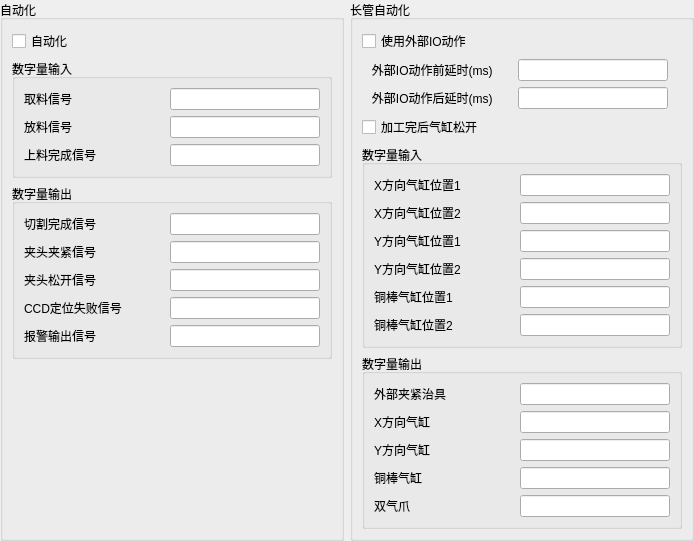
              <widget class="QWidget" name="page_Auto">
               <layout class="QGridLayout" name="gridLayout_10">
                <property name="leftMargin">
                 <number>0</number>
                </property>
                <property name="topMargin">
                 <number>0</number>
                </property>
                <property name="rightMargin">
                 <number>0</number>
                </property>
                <property name="bottomMargin">
                 <number>0</number>
                </property>
                <item row="0" column="0">
                 <widget class="QGroupBox" name="groupBox_AutoIO">
                  <property name="title">
                   <string>自动化</string>
                  </property>
                  <layout class="QFormLayout" name="formLayout_29">
                   <item row="0" column="0">
                    <widget class="QCheckBox" name="checkBox_Auto_Auto">
                     <property name="text">
                      <string>自动化</string>
                     </property>
                    </widget>
                   </item>
                   <item row="1" column="0" colspan="2">
                    <widget class="QGroupBox" name="groupBox_AutoIN">
                     <property name="title">
                      <string>数字量输入</string>
                     </property>
                     <layout class="QFormLayout" name="formLayout_49">
                      <property name="fieldGrowthPolicy">
                       <enum>QFormLayout::AllNonFixedFieldsGrow</enum>
                      </property>
                      <item row="0" column="0">
                       <widget class="QLabel" name="label_358">
                        <property name="text">
                         <string>取料信号</string>
                        </property>
                       </widget>
                      </item>
                      <item row="0" column="1">
                       <widget class="QLineEdit" name="lineEdit_AutoIN_TackOut">
                        <property name="enabled">
                         <bool>true</bool>
                        </property>
                        <property name="minimumSize">
                         <size>
                          <width>150</width>
                          <height>20</height>
                         </size>
                        </property>
                       </widget>
                      </item>
                      <item row="1" column="0">
                       <widget class="QLabel" name="label_359">
                        <property name="text">
                         <string>放料信号</string>
                        </property>
                       </widget>
                      </item>
                      <item row="1" column="1">
                       <widget class="QLineEdit" name="lineEdit_AutoIN_PutIn"/>
                      </item>
                      <item row="2" column="0">
                       <widget class="QLabel" name="label_360">
                        <property name="minimumSize">
                         <size>
                          <width>140</width>
                          <height>0</height>
                         </size>
                        </property>
                        <property name="text">
                         <string>上料完成信号</string>
                        </property>
                       </widget>
                      </item>
                      <item row="2" column="1">
                       <widget class="QLineEdit" name="lineEdit_AutoIN_Finished"/>
                      </item>
                     </layout>
                    </widget>
                   </item>
                   <item row="2" column="0" colspan="2">
                    <widget class="QGroupBox" name="groupBox_AutoOUT">
                     <property name="title">
                      <string>数字量输出</string>
                     </property>
                     <layout class="QFormLayout" name="formLayout_50">
                      <item row="0" column="0">
                       <widget class="QLabel" name="label_361">
                        <property name="minimumSize">
                         <size>
                          <width>140</width>
                          <height>0</height>
                         </size>
                        </property>
                        <property name="text">
                         <string>切割完成信号</string>
                        </property>
                       </widget>
                      </item>
                      <item row="0" column="1">
                       <widget class="QLineEdit" name="lineEdit_AutoOUT_CuttingFinished">
                        <property name="minimumSize">
                         <size>
                          <width>150</width>
                          <height>20</height>
                         </size>
                        </property>
                       </widget>
                      </item>
                      <item row="2" column="0">
                       <widget class="QLabel" name="label_362">
                        <property name="text">
                         <string>夹头松开信号</string>
                        </property>
                       </widget>
                      </item>
                      <item row="2" column="1">
                       <widget class="QLineEdit" name="lineEdit_AutoOUT_ChuckOpened">
                        <property name="enabled">
                         <bool>true</bool>
                        </property>
                       </widget>
                      </item>
                      <item row="1" column="0">
                       <widget class="QLabel" name="label_363">
                        <property name="text">
                         <string>夹头夹紧信号</string>
                        </property>
                       </widget>
                      </item>
                      <item row="1" column="1">
                       <widget class="QLineEdit" name="lineEdit_AutoOUT_ChuckClosed"/>
                      </item>
                      <item row="3" column="0">
                       <widget class="QLabel" name="label_364">
                        <property name="text">
                         <string>CCD定位失败信号</string>
                        </property>
                       </widget>
                      </item>
                      <item row="3" column="1">
                       <widget class="QLineEdit" name="lineEdit_AutoOUT_CCDFailed"/>
                      </item>
                      <item row="4" column="0">
                       <widget class="QLabel" name="label_365">
                        <property name="minimumSize">
                         <size>
                          <width>0</width>
                          <height>20</height>
                         </size>
                        </property>
                        <property name="text">
                         <string>报警输出信号</string>
                        </property>
                       </widget>
                      </item>
                      <item row="4" column="1">
                       <widget class="QLineEdit" name="lineEdit_AutoOUT_WarningOut"/>
                      </item>
                     </layout>
                    </widget>
                   </item>
                  </layout>
                 </widget>
                </item>
                <item row="0" column="1">
                 <widget class="QGroupBox" name="groupBox_LongTubeAuto">
                  <property name="title">
                   <string>长管自动化</string>
                  </property>
                  <layout class="QFormLayout" name="formLayout_30">
                   <property name="fieldGrowthPolicy">
                    <enum>QFormLayout::AllNonFixedFieldsGrow</enum>
                   </property>
                   <item row="0" column="0">
                    <widget class="QCheckBox" name="checkBox_LongTubeAuto_ExternalIOAction">
                     <property name="text">
                      <string>使用外部IO动作</string>
                     </property>
                    </widget>
                   </item>
                   <item row="1" column="0">
                    <widget class="QLabel" name="label_190">
                     <property name="minimumSize">
                      <size>
                       <width>150</width>
                       <height>20</height>
                      </size>
                     </property>
                     <property name="text">
                      <string>   外部IO动作前延时(ms)</string>
                     </property>
                    </widget>
                   </item>
                   <item row="1" column="1">
                    <widget class="QLineEdit" name="lineEdit_LongTubeAuto_ExternalPredelay">
                     <property name="minimumSize">
                      <size>
                       <width>0</width>
                       <height>20</height>
                      </size>
                     </property>
                     <property name="maximumSize">
                      <size>
                       <width>150</width>
                       <height>16777215</height>
                      </size>
                     </property>
                    </widget>
                   </item>
                   <item row="2" column="0">
                    <widget class="QLabel" name="label_207">
                     <property name="minimumSize">
                      <size>
                       <width>0</width>
                       <height>20</height>
                      </size>
                     </property>
                     <property name="text">
                      <string>   外部IO动作后延时(ms)</string>
                     </property>
                    </widget>
                   </item>
                   <item row="2" column="1">
                    <widget class="QLineEdit" name="lineEdit_LongTubeAuto_ExternalPostdelay">
                     <property name="minimumSize">
                      <size>
                       <width>0</width>
                       <height>20</height>
                      </size>
                     </property>
                     <property name="maximumSize">
                      <size>
                       <width>150</width>
                       <height>16777215</height>
                      </size>
                     </property>
                    </widget>
                   </item>
                   <item row="3" column="0">
                    <widget class="QCheckBox" name="checkBox_LongTubeAuto_ExternalOver">
                     <property name="text">
                      <string>加工完后气缸松开</string>
                     </property>
                    </widget>
                   </item>
                   <item row="4" column="0" colspan="2">
                    <widget class="QGroupBox" name="groupBox_LongTubeAutoIN">
                     <property name="title">
                      <string>数字量输入</string>
                     </property>
                     <layout class="QFormLayout" name="formLayout_24">
                      <item row="0" column="0">
                       <widget class="QLabel" name="label_330">
                        <property name="text">
                         <string>X方向气缸位置1</string>
                        </property>
                       </widget>
                      </item>
                      <item row="0" column="1">
                       <widget class="QLineEdit" name="lineEdit_LongTubeAutoIN_GrabCylinder1">
                        <property name="minimumSize">
                         <size>
                          <width>150</width>
                          <height>0</height>
                         </size>
                        </property>
                       </widget>
                      </item>
                      <item row="1" column="0">
                       <widget class="QLabel" name="label_331">
                        <property name="text">
                         <string>X方向气缸位置2</string>
                        </property>
                       </widget>
                      </item>
                      <item row="1" column="1">
                       <widget class="QLineEdit" name="lineEdit_LongTubeAutoIN_GrabCylinder2"/>
                      </item>
                      <item row="2" column="0">
                       <widget class="QLabel" name="label_328">
                        <property name="text">
                         <string>Y方向气缸位置1</string>
                        </property>
                       </widget>
                      </item>
                      <item row="2" column="1">
                       <widget class="QLineEdit" name="lineEdit_LongTubeAutoIN_MovingCylinder1"/>
                      </item>
                      <item row="3" column="0">
                       <widget class="QLabel" name="label_329">
                        <property name="text">
                         <string>Y方向气缸位置2</string>
                        </property>
                       </widget>
                      </item>
                      <item row="3" column="1">
                       <widget class="QLineEdit" name="lineEdit_LongTubeAutoIN_MovingCylinder2"/>
                      </item>
                      <item row="4" column="0">
                       <widget class="QLabel" name="label_326">
                        <property name="minimumSize">
                         <size>
                          <width>140</width>
                          <height>0</height>
                         </size>
                        </property>
                        <property name="text">
                         <string>铜棒气缸位置1</string>
                        </property>
                       </widget>
                      </item>
                      <item row="4" column="1">
                       <widget class="QLineEdit" name="lineEdit_LongTubeAutoIN_TelescopicCylinder1"/>
                      </item>
                      <item row="5" column="0">
                       <widget class="QLabel" name="label_327">
                        <property name="text">
                         <string>铜棒气缸位置2</string>
                        </property>
                       </widget>
                      </item>
                      <item row="5" column="1">
                       <widget class="QLineEdit" name="lineEdit_LongTubeAutoIN_TelescopicCylinder2"/>
                      </item>
                     </layout>
                    </widget>
                   </item>
                   <item row="5" column="0" colspan="2">
                    <widget class="QGroupBox" name="groupBox_LongTubeAutoOUT">
                     <property name="title">
                      <string>数字量输出</string>
                     </property>
                     <layout class="QFormLayout" name="formLayout_27">
                      <item row="0" column="0">
                       <widget class="QLabel" name="label_349">
                        <property name="minimumSize">
                         <size>
                          <width>140</width>
                          <height>20</height>
                         </size>
                        </property>
                        <property name="text">
                         <string>外部夹紧治具</string>
                        </property>
                       </widget>
                      </item>
                      <item row="0" column="1">
                       <widget class="QLineEdit" name="lineEdit_LongTubeAutoOUT_ExternalJig">
                        <property name="minimumSize">
                         <size>
                          <width>150</width>
                          <height>20</height>
                         </size>
                        </property>
                       </widget>
                      </item>
                      <item row="1" column="0">
                       <widget class="QLabel" name="label_351">
                        <property name="text">
                         <string>X方向气缸</string>
                        </property>
                       </widget>
                      </item>
                      <item row="1" column="1">
                       <widget class="QLineEdit" name="lineEdit_LongTubeAutoOUT_GrabCylinder"/>
                      </item>
                      <item row="2" column="0">
                       <widget class="QLabel" name="label_350">
                        <property name="text">
                         <string>Y方向气缸</string>
                        </property>
                       </widget>
                      </item>
                      <item row="2" column="1">
                       <widget class="QLineEdit" name="lineEdit_LongTubeAutoOUT_MovingCylinder"/>
                      </item>
                      <item row="3" column="0">
                       <widget class="QLabel" name="label_353">
                        <property name="text">
                         <string>铜棒气缸</string>
                        </property>
                       </widget>
                      </item>
                      <item row="3" column="1">
                       <widget class="QLineEdit" name="lineEdit_LongTubeAutoOUT_TelescopicCylinder"/>
                      </item>
                      <item row="4" column="0">
                       <widget class="QLabel" name="label_352">
                        <property name="text">
                         <string>双气爪</string>
                        </property>
                       </widget>
                      </item>
                      <item row="4" column="1">
                       <widget class="QLineEdit" name="lineEdit_LongTubeAutoOUT_PutDownCylinder"/>
                      </item>
                     </layout>
                    </widget>
                   </item>
                  </layout>
                 </widget>
                </item>
               </layout>
              </widget>
